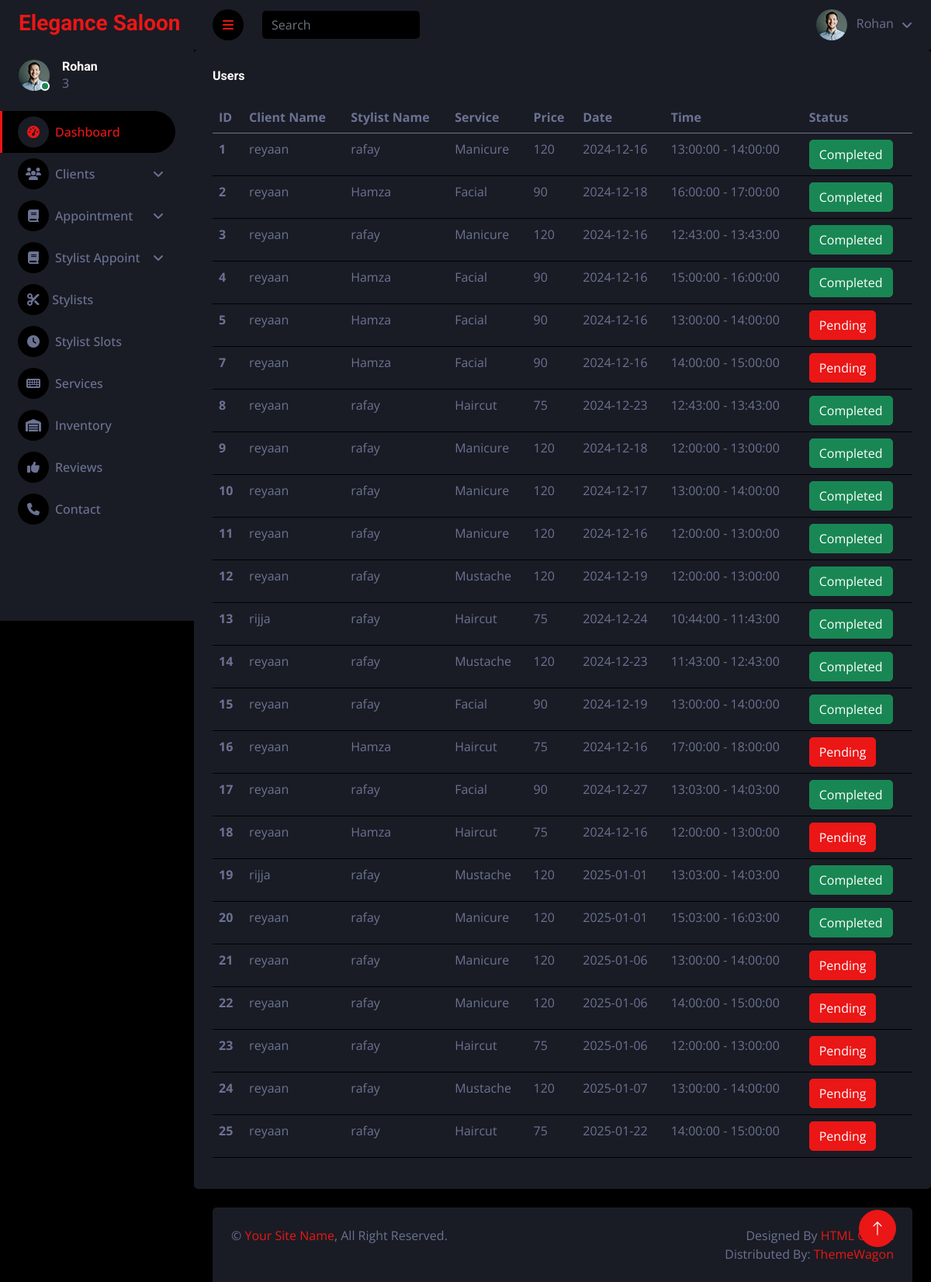
The app's page /admin/todaytask.php (signed in) with its own data.
### tables this page shows
CREATE TABLE `confirmappoint` (
  `id` int(11) NOT NULL,
  `client_id` int(11) DEFAULT NULL,
  `stylist_id` int(11) DEFAULT NULL,
  `service_id` int(11) DEFAULT NULL,
  `time_id` int(11) DEFAULT NULL,
  `status` int(11) DEFAULT 0,
  `price` int(11) DEFAULT 0,
  `totalprice` int(11) DEFAULT 0,
  `created_at` timestamp NOT NULL DEFAULT current_timestamp() ON UPDATE current_timestamp(),
  `updated_at` timestamp NOT NULL DEFAULT current_timestamp() ON UPDATE current_timestamp()
);

CREATE TABLE `users` (
  `id` int(11) NOT NULL,
  `name` varchar(255) NOT NULL,
  `phone` varchar(50) DEFAULT NULL,
  `email` varchar(255) NOT NULL,
  `password` varchar(255) NOT NULL,
  `role` enum('0','1','2','3') NOT NULL,
  `img` text DEFAULT NULL
);

CREATE TABLE `services` (
  `id` int(11) NOT NULL,
  `servicesname` varchar(50) DEFAULT NULL,
  `price` int(11) DEFAULT NULL,
  `image` text DEFAULT NULL
);

CREATE TABLE `stylist_slots` (
  `id` int(11) NOT NULL,
  `stylist_id` int(11) NOT NULL,
  `slot_date` date NOT NULL,
  `start_time` time NOT NULL,
  `end_time` time NOT NULL,
  `status` tinyint(1) DEFAULT 0 COMMENT '0: Available, 1: Booked'
);

### admin/todaytask.php (the view, shortened to what this page needs)
<?php
include('header.php');
include('../users/config.php');
?>
<?php
if ($_SESSION['r'] == '3') {
    $select = "SELECT
    confirmappoint.*,
    client_users.name AS client_name,
    stylist_users.name AS stylist_name,
    services.servicesname,services.price,
    stylist_slots.slot_date,stylist_slots.start_time,stylist_slots.end_time
FROM
    confirmappoint
JOIN
    users AS client_users ON confirmappoint.client_id = client_users.id
JOIN
    stylists ON confirmappoint.stylist_id = stylists.id
JOIN
    users AS stylist_users ON stylists.user_id = stylist_users.id
JOIN
    services ON confirmappoint.service_id = services.id
JOIN
    stylist_slots ON confirmappoint.time_id = stylist_slots.id;
";
}
$result = mysqli_query($db, $select);
?>
<div class="col-sm-12 col-xl-12">
    <div class="bg-secondary rounded h-100 p-4">
        <h6 class="mb-4">Users</h6>
        <table class="table table-hover">
            <thead>
                <tr>
                    <th scope="col">ID</th>
                    <th scope="col">Client Name</th>
                    <th scope="col">Stylist Name</th>
                    <th scope="col">Service</th>
                    <th scope="col">Price</th>
                    <th scope="col">Date</th>
                    <th scope="col">Time</th>
                    <th scope="col">Status</th>
                </tr>
            </thead>
            <tbody>
                <?php
                while ($row = mysqli_fetch_assoc($result)) {
                ?>
                    <tr>
                        <th scope="row"><?php echo $row['id'] ?></th>
                        <td><?php echo $row['client_name'] ?></td>
                        <td><?php echo $row['stylist_name'] ?></td>
                        <td><?php echo $row['servicesname'] ?></td>
                        <td><?php echo $row['price'] * 30 / 100 ?></td>
                        <td><?php echo $row['slot_date'] ?></td>
                        <td><?php echo $row['start_time'] . ' - ' . $row['end_time'] ?></td>
                        <?php
                        if ($_SESSION['r'] == '3') {
                            if ($row['status'] == 0) {
                                if ($row['slot_date'] > date('Y-m-d')) {
                        ?>
                                    <td>
                                        <p>Waiting for the time</p></a>
                                    <?php
                                } else {
                                    ?>
                                    <td><button type="button" class="btn btn-primary">
                                            Pending
                                        </button>
                                    <?php                            }
                                    ?>
                                <?php
                            } else {
                                ?>
                                    <td><button class="btn btn-success" style="cursor: not-allowed;">Completed</button>
                                    <?php
                                }
                                    ?>
                    </tr>
                    <?php
                        }
                    }
                    ?>
            </tbody>
        </table>
    </div>
</div>
<?php
include('footer.php');
?>

### admin/css/style.css (style rules this page uses)
:root { --primary: #EB1616; --secondary: #191C24; --light: #6C7293; --dark: #000000; }
.btn { transition: .5s; }

### records on screen
confirmappoint: id "1", client.name "reyaan", users.name "rafay", service.servicesname "Manicure", $row['price']*30/100 "120", time.slot_date "2024-12-16", time.start_time "13:00:00", time.end_time "14:00:00", status "Completed"
confirmappoint: id "2", client.name "reyaan", users.name "Hamza", service.servicesname "Facial", $row['price']*30/100 "90", time.slot_date "2024-12-18", time.start_time "16:00:00", time.end_time "17:00:00", status "Completed"
confirmappoint: id "3", client.name "reyaan", users.name "rafay", service.servicesname "Manicure", $row['price']*30/100 "120", time.slot_date "2024-12-16", time.start_time "12:43:00", time.end_time "13:43:00", status "Completed"
confirmappoint: id "4", client.name "reyaan", users.name "Hamza", service.servicesname "Facial", $row['price']*30/100 "90", time.slot_date "2024-12-16", time.start_time "15:00:00", time.end_time "16:00:00", status "Completed"
confirmappoint: id "5", client.name "reyaan", users.name "Hamza", service.servicesname "Facial", $row['price']*30/100 "90", time.slot_date "2024-12-16", time.start_time "13:00:00", time.end_time "14:00:00", status "Pending"
confirmappoint: id "7", client.name "reyaan", users.name "Hamza", service.servicesname "Facial", $row['price']*30/100 "90", time.slot_date "2024-12-16", time.start_time "14:00:00", time.end_time "15:00:00", status "Pending"
confirmappoint: id "8", client.name "reyaan", users.name "rafay", service.servicesname "Haircut", $row['price']*30/100 "75", time.slot_date "2024-12-23", time.start_time "12:43:00", time.end_time "13:43:00", status "Completed"
confirmappoint: id "9", client.name "reyaan", users.name "rafay", service.servicesname "Manicure", $row['price']*30/100 "120", time.slot_date "2024-12-18", time.start_time "12:00:00", time.end_time "13:00:00", status "Completed"
confirmappoint: id "10", client.name "reyaan", users.name "rafay", service.servicesname "Manicure", $row['price']*30/100 "120", time.slot_date "2024-12-17", time.start_time "13:00:00", time.end_time "14:00:00", status "Completed"
confirmappoint: id "11", client.name "reyaan", users.name "rafay", service.servicesname "Manicure", $row['price']*30/100 "120", time.slot_date "2024-12-16", time.start_time "12:00:00", time.end_time "13:00:00", status "Completed"
confirmappoint: id "12", client.name "reyaan", users.name "rafay", service.servicesname "Mustache", $row['price']*30/100 "120", time.slot_date "2024-12-19", time.start_time "12:00:00", time.end_time "13:00:00", status "Completed"
confirmappoint: id "13", client.name "rijja", users.name "rafay", service.servicesname "Haircut", $row['price']*30/100 "75", time.slot_date "2024-12-24", time.start_time "10:44:00", time.end_time "11:43:00", status "Completed"
confirmappoint: id "14", client.name "reyaan", users.name "rafay", service.servicesname "Mustache", $row['price']*30/100 "120", time.slot_date "2024-12-23", time.start_time "11:43:00", time.end_time "12:43:00", status "Completed"
confirmappoint: id "15", client.name "reyaan", users.name "rafay", service.servicesname "Facial", $row['price']*30/100 "90", time.slot_date "2024-12-19", time.start_time "13:00:00", time.end_time "14:00:00", status "Completed"
confirmappoint: id "16", client.name "reyaan", users.name "Hamza", service.servicesname "Haircut", $row['price']*30/100 "75", time.slot_date "2024-12-16", time.start_time "17:00:00", time.end_time "18:00:00", status "Pending"
confirmappoint: id "17", client.name "reyaan", users.name "rafay", service.servicesname "Facial", $row['price']*30/100 "90", time.slot_date "2024-12-27", time.start_time "13:03:00", time.end_time "14:03:00", status "Completed"
confirmappoint: id "18", client.name "reyaan", users.name "Hamza", service.servicesname "Haircut", $row['price']*30/100 "75", time.slot_date "2024-12-16", time.start_time "12:00:00", time.end_time "13:00:00", status "Pending"
confirmappoint: id "19", client.name "rijja", users.name "rafay", service.servicesname "Mustache", $row['price']*30/100 "120", time.slot_date "2025-01-01", time.start_time "13:03:00", time.end_time "14:03:00", status "Completed"
confirmappoint: id "20", client.name "reyaan", users.name "rafay", service.servicesname "Manicure", $row['price']*30/100 "120", time.slot_date "2025-01-01", time.start_time "15:03:00", time.end_time "16:03:00", status "Completed"
confirmappoint: id "21", client.name "reyaan", users.name "rafay", service.servicesname "Manicure", $row['price']*30/100 "120", time.slot_date "2025-01-06", time.start_time "13:00:00", time.end_time "14:00:00", status "Pending"
confirmappoint: id "22", client.name "reyaan", users.name "rafay", service.servicesname "Manicure", $row['price']*30/100 "120", time.slot_date "2025-01-06", time.start_time "14:00:00", time.end_time "15:00:00", status "Pending"
confirmappoint: id "23", client.name "reyaan", users.name "rafay", service.servicesname "Haircut", $row['price']*30/100 "75", time.slot_date "2025-01-06", time.start_time "12:00:00", time.end_time "13:00:00", status "Pending"
confirmappoint: id "24", client.name "reyaan", users.name "rafay", service.servicesname "Mustache", $row['price']*30/100 "120", time.slot_date "2025-01-07", time.start_time "13:00:00", time.end_time "14:00:00", status "Pending"
confirmappoint: id "25", client.name "reyaan", users.name "rafay", service.servicesname "Haircut", $row['price']*30/100 "75", time.slot_date "2025-01-22", time.start_time "14:00:00", time.end_time "15:00:00", status "Pending"

### other values on screen
$_SESSION['n'] "Rohan"
$_SESSION['r'] "3"
